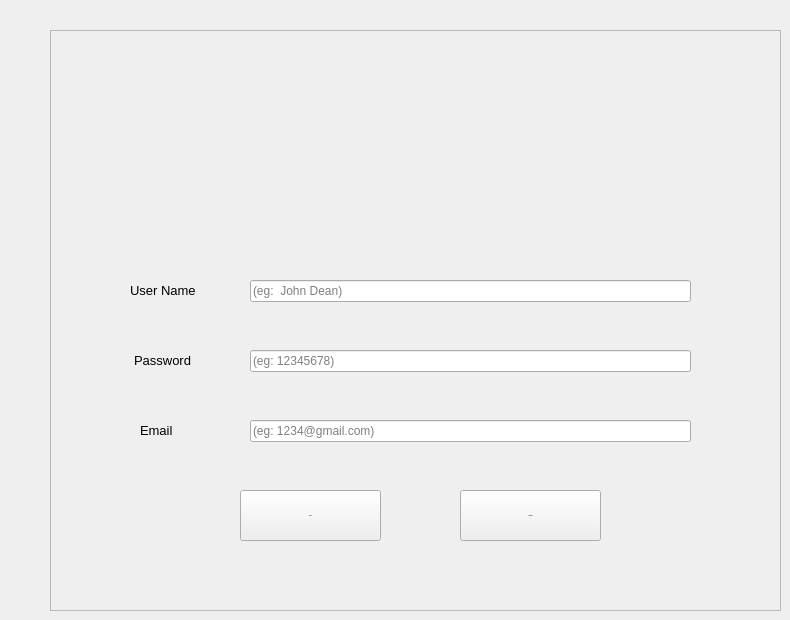
            <widget class="QWidget" name="userPage">
             <widget class="QFrame" name="frame_11">
              <property name="geometry">
               <rect>
                <x>50</x>
                <y>30</y>
                <width>731</width>
                <height>581</height>
               </rect>
              </property>
              <property name="frameShape">
               <enum>QFrame::StyledPanel</enum>
              </property>
              <property name="frameShadow">
               <enum>QFrame::Raised</enum>
              </property>
              <widget class="QWidget" name="userWidget" native="true">
               <property name="geometry">
                <rect>
                 <x>10</x>
                 <y>10</y>
                 <width>721</width>
                 <height>541</height>
                </rect>
               </property>
               <widget class="QLabel" name="label_11">
                <property name="geometry">
                 <rect>
                  <x>270</x>
                  <y>30</y>
                  <width>171</width>
                  <height>141</height>
                 </rect>
                </property>
                <property name="text">
                 <string/>
                </property>
                <property name="pixmap">
                 <pixmap>group_16809493.png</pixmap>
                </property>
                <property name="scaledContents">
                 <bool>true</bool>
                </property>
               </widget>
               <widget class="QLineEdit" name="lineEdit">
                <property name="geometry">
                 <rect>
                  <x>190</x>
                  <y>240</y>
                  <width>441</width>
                  <height>22</height>
                 </rect>
                </property>
                <property name="font">
                 <font>
                  <pointsize>9</pointsize>
                 </font>
                </property>
                <property name="placeholderText">
                 <string>(eg:  John Dean)</string>
                </property>
                <property name="clearButtonEnabled">
                 <bool>false</bool>
                </property>
               </widget>
               <widget class="QLineEdit" name="lineEdit2">
                <property name="geometry">
                 <rect>
                  <x>190</x>
                  <y>310</y>
                  <width>441</width>
                  <height>22</height>
                 </rect>
                </property>
                <property name="font">
                 <font>
                  <pointsize>9</pointsize>
                 </font>
                </property>
                <property name="placeholderText">
                 <string>(eg: 12345678)</string>
                </property>
               </widget>
               <widget class="QLineEdit" name="lineEdit3">
                <property name="geometry">
                 <rect>
                  <x>190</x>
                  <y>380</y>
                  <width>441</width>
                  <height>22</height>
                 </rect>
                </property>
                <property name="font">
                 <font>
                  <pointsize>9</pointsize>
                 </font>
                </property>
                <property name="placeholderText">
                 <string>(eg: 1234@gmail.com)</string>
                </property>
               </widget>
               <widget class="QLabel" name="userName">
                <property name="geometry">
                 <rect>
                  <x>70</x>
                  <y>240</y>
                  <width>91</width>
                  <height>20</height>
                 </rect>
                </property>
                <property name="font">
                 <font>
                  <pointsize>10</pointsize>
                 </font>
                </property>
                <property name="text">
                 <string>User Name</string>
                </property>
               </widget>
               <widget class="QLabel" name="password">
                <property name="geometry">
                 <rect>
                  <x>74</x>
                  <y>310</y>
                  <width>71</width>
                  <height>20</height>
                 </rect>
                </property>
                <property name="font">
                 <font>
                  <pointsize>10</pointsize>
                 </font>
                </property>
                <property name="text">
                 <string>Password</string>
                </property>
               </widget>
               <widget class="QLabel" name="email">
                <property name="geometry">
                 <rect>
                  <x>80</x>
                  <y>380</y>
                  <width>71</width>
                  <height>20</height>
                 </rect>
                </property>
                <property name="font">
                 <font>
                  <pointsize>10</pointsize>
                 </font>
                </property>
                <property name="text">
                 <string>Email</string>
                </property>
               </widget>
               <widget class="QPushButton" name="loginButton">
                <property name="geometry">
                 <rect>
                  <x>400</x>
                  <y>450</y>
                  <width>141</width>
                  <height>51</height>
                 </rect>
                </property>
                <property name="font">
                 <font>
                  <pointsize>-1</pointsize>
                  <weight>75</weight>
                  <bold>true</bold>
                 </font>
                </property>
                <property name="cursor">
                 <cursorShape>PointingHandCursor</cursorShape>
                </property>
                <property name="text">
                 <string>Log Out</string>
                </property>
               </widget>
               <widget class="QPushButton" name="editButton">
                <property name="geometry">
                 <rect>
                  <x>180</x>
                  <y>450</y>
                  <width>141</width>
                  <height>51</height>
                 </rect>
                </property>
                <property name="font">
                 <font>
                  <pointsize>-1</pointsize>
                  <weight>75</weight>
                  <bold>true</bold>
                 </font>
                </property>
                <property name="cursor">
                 <cursorShape>PointingHandCursor</cursorShape>
                </property>
                <property name="text">
                 <string>Edit</string>
                </property>
               </widget>
              </widget>
             </widget>
            </widget>
